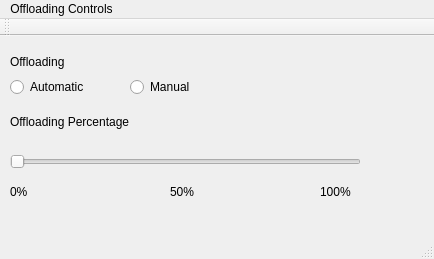
<?xml version="1.0" encoding="UTF-8"?>
<ui version="4.0">
 <class>MainWindow</class>
 <widget class="QMainWindow" name="MainWindow">
  <property name="geometry">
   <rect>
    <x>0</x>
    <y>0</y>
    <width>434</width>
    <height>259</height>
   </rect>
  </property>
  <property name="windowTitle">
   <string>MainWindow</string>
  </property>
  <widget class="QWidget" name="centralWidget">
   <widget class="QSlider" name="horizontalSlider">
    <property name="geometry">
     <rect>
      <x>10</x>
      <y>100</y>
      <width>351</width>
      <height>51</height>
     </rect>
    </property>
    <property name="orientation">
     <enum>Qt::Horizontal</enum>
    </property>
   </widget>
   <widget class="QRadioButton" name="radioButton">
    <property name="geometry">
     <rect>
      <x>10</x>
      <y>40</y>
      <width>117</width>
      <height>22</height>
     </rect>
    </property>
    <property name="text">
     <string>Automatic</string>
    </property>
    <attribute name="buttonGroup">
     <string notr="true">buttonGroup</string>
    </attribute>
   </widget>
   <widget class="QRadioButton" name="radioButton_2">
    <property name="geometry">
     <rect>
      <x>130</x>
      <y>40</y>
      <width>117</width>
      <height>22</height>
     </rect>
    </property>
    <property name="text">
     <string>Manual</string>
    </property>
    <attribute name="buttonGroup">
     <string notr="true">buttonGroup</string>
    </attribute>
   </widget>
   <widget class="QLabel" name="label">
    <property name="geometry">
     <rect>
      <x>10</x>
      <y>10</y>
      <width>161</width>
      <height>31</height>
     </rect>
    </property>
    <property name="text">
     <string>Offloading</string>
    </property>
   </widget>
   <widget class="QLabel" name="label_2">
    <property name="geometry">
     <rect>
      <x>10</x>
      <y>70</y>
      <width>181</width>
      <height>31</height>
     </rect>
    </property>
    <property name="text">
     <string>Offloading Percentage</string>
    </property>
   </widget>
   <widget class="QLabel" name="label_3">
    <property name="geometry">
     <rect>
      <x>10</x>
      <y>140</y>
      <width>31</width>
      <height>31</height>
     </rect>
    </property>
    <property name="text">
     <string>0%</string>
    </property>
   </widget>
   <widget class="QLabel" name="label_4">
    <property name="geometry">
     <rect>
      <x>170</x>
      <y>140</y>
      <width>41</width>
      <height>31</height>
     </rect>
    </property>
    <property name="text">
     <string>50%</string>
    </property>
   </widget>
   <widget class="QLabel" name="label_5">
    <property name="geometry">
     <rect>
      <x>320</x>
      <y>140</y>
      <width>41</width>
      <height>31</height>
     </rect>
    </property>
    <property name="text">
     <string>100%</string>
    </property>
   </widget>
  </widget>
  <widget class="QToolBar" name="mainToolBar">
   <attribute name="toolBarArea">
    <enum>TopToolBarArea</enum>
   </attribute>
   <attribute name="toolBarBreak">
    <bool>true</bool>
   </attribute>
  </widget>
  <widget class="QStatusBar" name="statusBar"/>
  <widget class="QMenuBar" name="menuBar">
   <property name="geometry">
    <rect>
     <x>0</x>
     <y>0</y>
     <width>434</width>
     <height>25</height>
    </rect>
   </property>
   <widget class="QMenu" name="menuOffloading">
    <property name="title">
     <string>Offloading Controls</string>
    </property>
   </widget>
   <addaction name="menuOffloading"/>
  </widget>
 </widget>
 <layoutdefault spacing="6" margin="11"/>
 <resources/>
 <connections/>
 <buttongroups>
  <buttongroup name="buttonGroup"/>
 </buttongroups>
</ui>
